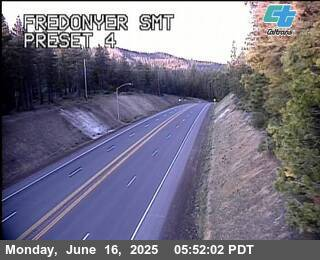
#> input picture videos/fredonyersmt.jpg, 320 x 260 px
$ python -i auto_manual_lane.py   (imports and definitions only)
#> lines starting #> are read from the running program, lines starting #| are printed output that depends on the picture; after the words box and inside, x2 and y2 are one past the last pixel; in counts of white or black regions, pixels touching at a corner belong together
#> further down, picture is the input picture: shape (260, 320, 3); mean B, G, R 131.2, 114.3, 117
### features/lane_switching/lane_utils.py
import cv2
import numpy as np
import matplotlib.pyplot as plt
from sklearn.cluster import DBSCAN

def generate_colors(n):
    cmap = plt.get_cmap("tab20")
    return [tuple(int(255 * c) for c in cmap(i % 20)[:3]) for i in range(n)]

# [5 lines left out: function compute_bezier_curve, not called in this run]

def create_lane_space(curve1, curve2):
    return np.vstack((curve1, curve2[::-1])).astype(np.int32)

def color_filter(img):
    hsv = cv2.cvtColor(img, cv2.COLOR_BGR2HSV)
#> hsv: shape (260, 320, 3); mean H, S, V 88.2, 56.1, 135.3
    lower_white = np.array([0, 0, 100])
    upper_white = np.array([180, 30, 255])
    white_mask = cv2.inRange(hsv, lower_white, upper_white)
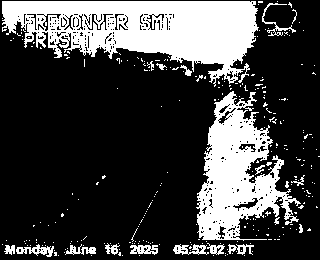
#> white_mask: shape (260, 320); 26.5% white; 284 white regions (265 under 20 px), largest, box (x1, y1, x2, y2) and area: (2, 1, 259, 87) 12186, (196, 91, 301, 241) 7506, (16, 244, 54, 257) 227

    lower_yellow = np.array([15, 100, 100])
    upper_yellow = np.array([35, 255, 255])
    yellow_mask = cv2.inRange(hsv, lower_yellow, upper_yellow)
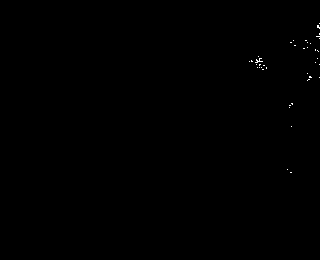
#> yellow_mask: shape (260, 320); 0.11% white in thin lines or dots, all inside (x1, y1, x2, y2) = (249, 23, 320, 173)

    combined_mask = cv2.bitwise_or(white_mask, yellow_mask)
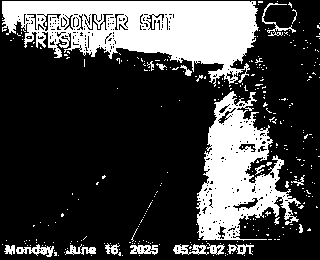
#> combined_mask: shape (260, 320); 26.7% white; 324 white regions (305 under 20 px), largest, box (x1, y1, x2, y2) and area: (2, 1, 259, 87) 12186, (196, 91, 301, 241) 7506, (16, 244, 54, 257) 227
    return cv2.bitwise_and(img, img, mask=combined_mask)

def region_of_interest(img, vertices):
    mask = np.zeros_like(img)
    cv2.fillPoly(mask, vertices, 255)
    return cv2.bitwise_and(img, mask)

# [54 lines left out: functions filter_lines_by_angle, filter_lines_by_clustering, point_line_distance, not called in this run]

### features/lane_switching/auto_manual_lane.py
import cv2
import numpy as np
import pickle
import os

from .lane_utils import (
    compute_bezier_curve,
    create_lane_space,
    color_filter,
    region_of_interest,
    filter_lines_by_angle,
    filter_lines_by_clustering,
    point_line_distance
)


#VIDEO_PATH = "../../videos/road_video2.mp4"
RESIZE_DIM = (960, 540)

selected_lines = []
clicked_points = []
skip_connection_indices = set()
new_group_mode = False
dragging_index = None


def preprocess_frame(frame):
    filtered = color_filter(frame)
    gray = cv2.cvtColor(filtered, cv2.COLOR_BGR2GRAY)
    blurred = cv2.GaussianBlur(gray, (3, 3), 0)
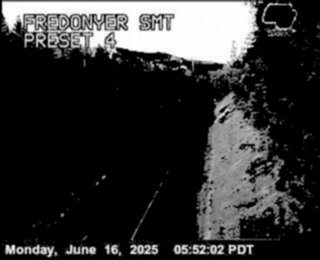
#> blurred: shape (260, 320); min 0, max 255, mean 51
    edges = cv2.Canny(blurred, 10, 100)
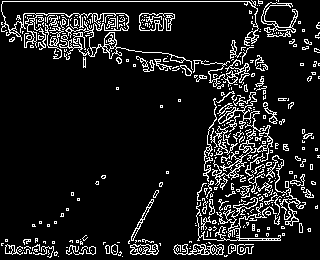
#> edges: shape (260, 320); 11.1% white in thin lines or dots

    height, width = edges.shape
#> height = 260; width = 320
    roi_vertices = np.array([[ (int(0.02 * width), height),
                               (int(0.35 * width), int(0.6 * height)),
                               (int(0.9 * width), int(0.6 * height)),
                               (int(0.95 * width), height) ]], dtype=np.int32)

    roi_edges = region_of_interest(edges, roi_vertices)
#> in region_of_interest, `cv2.fillPoly(mask, vertices, 255)`:
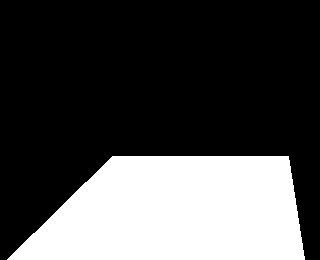
#> mask: shape (260, 320); 29.7% white; 1 white region, box (x1, y1, x2, y2) and area: (7, 156, 305, 260) 24701
#> in region_of_interest, `return cv2.bitwise_and(img, mask)`:
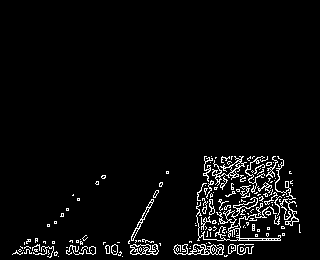
#> returned value: shape (260, 320); 4.2% white in thin lines or dots, all inside (x1, y1, x2, y2) = (12, 156, 301, 258)
    return filtered, edges, roi_edges

# [171 lines left out: functions mouse_callback, find_nearest_point, click_event, redraw_canvas, get_lane_polygons, main, not called in this run]

# [2 lines not run here, left out]

>>> import cv2
>>> picture = cv2.imread('../../videos/fredonyersmt.jpg')
>>> result = preprocess_frame(picture)
